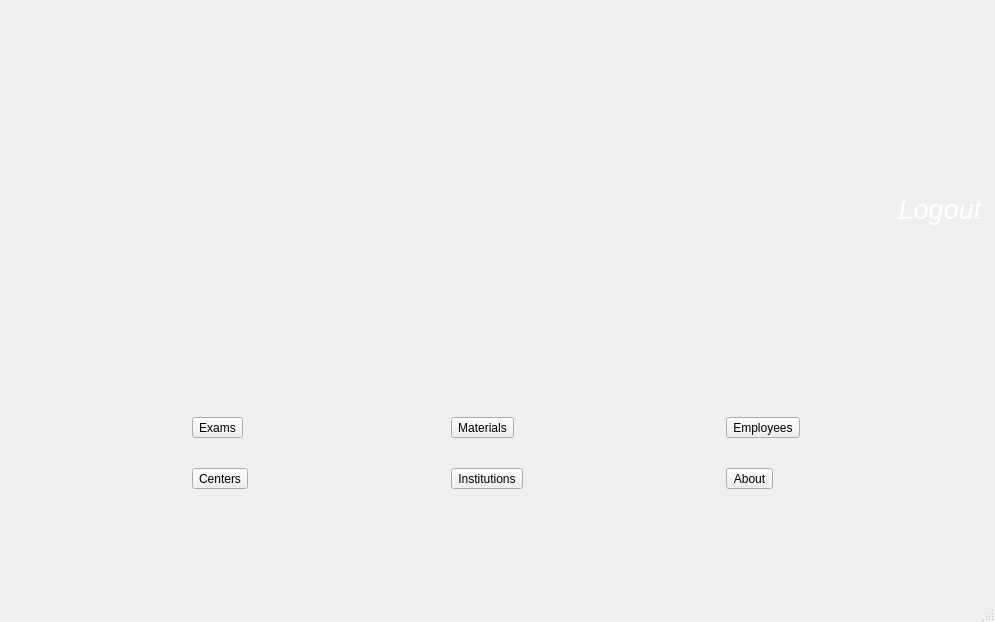
<?xml version="1.0" encoding="UTF-8"?>
<ui version="4.0">
 <class>MainWindow</class>
 <widget class="QMainWindow" name="MainWindow">
  <property name="geometry">
   <rect>
    <x>0</x>
    <y>0</y>
    <width>995</width>
    <height>622</height>
   </rect>
  </property>
  <property name="windowTitle">
   <string>MainWindow</string>
  </property>
  <property name="styleSheet">
   <string notr="true"/>
  </property>
  <widget class="QWidget" name="centralwidget">
   <layout class="QVBoxLayout" name="verticalLayout">
    <item>
     <layout class="QHBoxLayout" name="topBarLayout" stretch="1,15,5">
      <item>
       <widget class="QLabel" name="logoLabel">
        <property name="sizePolicy">
         <sizepolicy hsizetype="Fixed" vsizetype="Fixed">
          <horstretch>0</horstretch>
          <verstretch>0</verstretch>
         </sizepolicy>
        </property>
        <property name="minimumSize">
         <size>
          <width>200</width>
          <height>200</height>
         </size>
        </property>
        <property name="frameShape">
         <enum>QFrame::Shape::NoFrame</enum>
        </property>
        <property name="text">
         <string/>
        </property>
        <property name="pixmap">
         <pixmap resource="res.qrc">:/image/logo.png</pixmap>
        </property>
        <property name="scaledContents">
         <bool>true</bool>
        </property>
        <property name="alignment">
         <set>Qt::AlignmentFlag::AlignLeading|Qt::AlignmentFlag::AlignLeft|Qt::AlignmentFlag::AlignTop</set>
        </property>
       </widget>
      </item>
      <item>
       <spacer name="horizontalSpacer">
        <property name="orientation">
         <enum>Qt::Orientation::Horizontal</enum>
        </property>
        <property name="sizeHint" stdset="0">
         <size>
          <width>40</width>
          <height>20</height>
         </size>
        </property>
       </spacer>
      </item>
      <item>
       <widget class="QPushButton" name="logoutButton">
        <property name="sizePolicy">
         <sizepolicy hsizetype="Fixed" vsizetype="Fixed">
          <horstretch>0</horstretch>
          <verstretch>0</verstretch>
         </sizepolicy>
        </property>
        <property name="palette">
         <palette>
          <active>
           <colorrole role="WindowText">
            <brush brushstyle="SolidPattern">
             <color alpha="255">
              <red>0</red>
              <green>0</green>
              <blue>0</blue>
             </color>
            </brush>
           </colorrole>
           <colorrole role="Text">
            <brush brushstyle="SolidPattern">
             <color alpha="255">
              <red>255</red>
              <green>255</green>
              <blue>255</blue>
             </color>
            </brush>
           </colorrole>
           <colorrole role="ButtonText">
            <brush brushstyle="SolidPattern">
             <color alpha="255">
              <red>255</red>
              <green>255</green>
              <blue>255</blue>
             </color>
            </brush>
           </colorrole>
          </active>
          <inactive>
           <colorrole role="WindowText">
            <brush brushstyle="SolidPattern">
             <color alpha="255">
              <red>0</red>
              <green>0</green>
              <blue>0</blue>
             </color>
            </brush>
           </colorrole>
           <colorrole role="Text">
            <brush brushstyle="SolidPattern">
             <color alpha="255">
              <red>255</red>
              <green>255</green>
              <blue>255</blue>
             </color>
            </brush>
           </colorrole>
           <colorrole role="ButtonText">
            <brush brushstyle="SolidPattern">
             <color alpha="255">
              <red>255</red>
              <green>255</green>
              <blue>255</blue>
             </color>
            </brush>
           </colorrole>
          </inactive>
          <disabled/>
         </palette>
        </property>
        <property name="font">
         <font>
          <pointsize>20</pointsize>
          <italic>true</italic>
          <underline>false</underline>
          <strikeout>false</strikeout>
          <kerning>true</kerning>
          <fontweight>ExtraBold</fontweight>
         </font>
        </property>
        <property name="text">
         <string>Logout</string>
        </property>
        <property name="checkable">
         <bool>false</bool>
        </property>
        <property name="flat">
         <bool>true</bool>
        </property>
       </widget>
      </item>
     </layout>
    </item>
    <item>
     <layout class="QGridLayout" name="gridLayout">
      <property name="horizontalSpacing">
       <number>20</number>
      </property>
      <property name="verticalSpacing">
       <number>30</number>
      </property>
      <item row="1" column="2">
       <widget class="QToolButton" name="toolButton">
        <property name="text">
         <string>About</string>
        </property>
        <property name="icon">
         <iconset resource="res.qrc">
          <normaloff>:/image/about.png</normaloff>:/image/about.png</iconset>
        </property>
        <property name="iconSize">
         <size>
          <width>128</width>
          <height>128</height>
         </size>
        </property>
        <property name="toolButtonStyle">
         <enum>Qt::ToolButtonStyle::ToolButtonTextUnderIcon</enum>
        </property>
       </widget>
      </item>
      <item row="1" column="1">
       <widget class="QToolButton" name="institutionsButton">
        <property name="text">
         <string>Institutions</string>
        </property>
        <property name="icon">
         <iconset resource="res.qrc">
          <normaloff>:/image/university.png</normaloff>:/image/university.png</iconset>
        </property>
        <property name="iconSize">
         <size>
          <width>128</width>
          <height>128</height>
         </size>
        </property>
        <property name="toolButtonStyle">
         <enum>Qt::ToolButtonStyle::ToolButtonTextUnderIcon</enum>
        </property>
       </widget>
      </item>
      <item row="1" column="0">
       <widget class="QToolButton" name="centersButton">
        <property name="text">
         <string>Centers</string>
        </property>
        <property name="icon">
         <iconset resource="res.qrc">
          <normaloff>:/image/center.png</normaloff>:/image/center.png</iconset>
        </property>
        <property name="iconSize">
         <size>
          <width>128</width>
          <height>128</height>
         </size>
        </property>
        <property name="toolButtonStyle">
         <enum>Qt::ToolButtonStyle::ToolButtonTextUnderIcon</enum>
        </property>
       </widget>
      </item>
      <item row="0" column="2">
       <widget class="QToolButton" name="employeesButton">
        <property name="text">
         <string>Employees</string>
        </property>
        <property name="icon">
         <iconset resource="res.qrc">
          <normaloff>:/image/employee.png</normaloff>:/image/employee.png</iconset>
        </property>
        <property name="iconSize">
         <size>
          <width>128</width>
          <height>128</height>
         </size>
        </property>
        <property name="toolButtonStyle">
         <enum>Qt::ToolButtonStyle::ToolButtonTextUnderIcon</enum>
        </property>
       </widget>
      </item>
      <item row="0" column="1">
       <widget class="QToolButton" name="materialsButton">
        <property name="text">
         <string>Materials</string>
        </property>
        <property name="icon">
         <iconset resource="res.qrc">
          <normaloff>:/image/printer.png</normaloff>:/image/printer.png</iconset>
        </property>
        <property name="iconSize">
         <size>
          <width>128</width>
          <height>128</height>
         </size>
        </property>
        <property name="toolButtonStyle">
         <enum>Qt::ToolButtonStyle::ToolButtonTextUnderIcon</enum>
        </property>
       </widget>
      </item>
      <item row="0" column="0">
       <widget class="QToolButton" name="examsButton">
        <property name="text">
         <string>Exams</string>
        </property>
        <property name="icon">
         <iconset resource="res.qrc">
          <normaloff>:/image/exam.png</normaloff>:/image/exam.png</iconset>
        </property>
        <property name="iconSize">
         <size>
          <width>128</width>
          <height>128</height>
         </size>
        </property>
        <property name="toolButtonStyle">
         <enum>Qt::ToolButtonStyle::ToolButtonTextUnderIcon</enum>
        </property>
       </widget>
      </item>
     </layout>
    </item>
   </layout>
  </widget>
  <widget class="QMenuBar" name="menubar">
   <property name="geometry">
    <rect>
     <x>0</x>
     <y>0</y>
     <width>995</width>
     <height>21</height>
    </rect>
   </property>
  </widget>
  <widget class="QStatusBar" name="statusbar"/>
 </widget>
 <resources>
  <include location="res.qrc"/>
 </resources>
 <connections/>
</ui>
